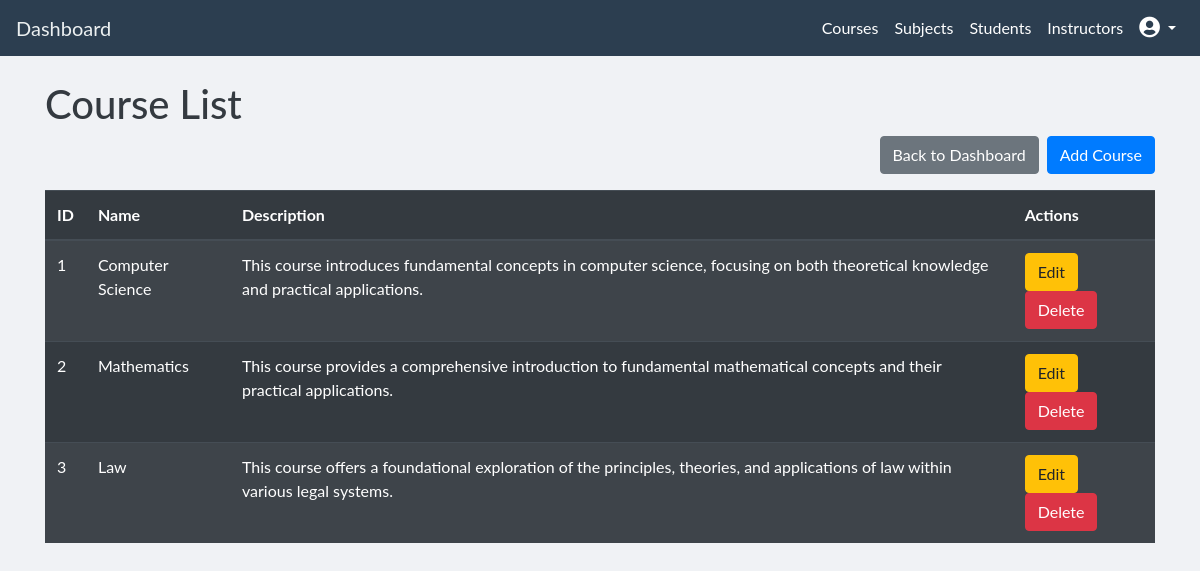
/course_list/ (signed in), run on an earlier commit of the app's database.
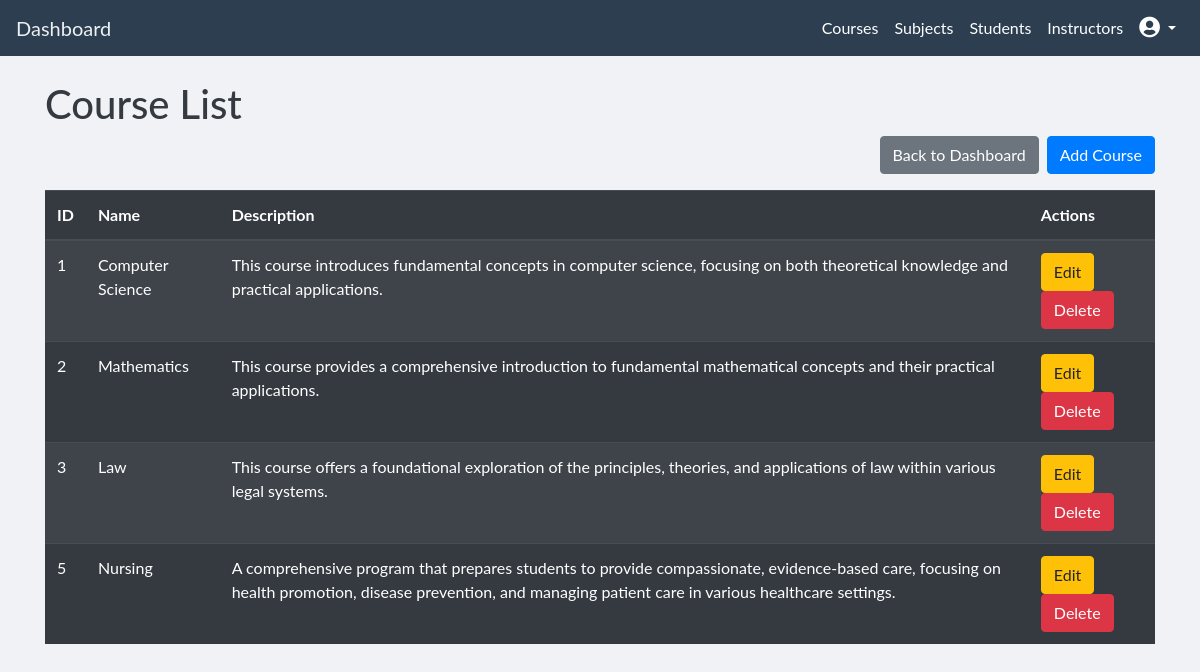
And on a later commit of the database.
### management_app/models.py (models this page shows, shortened)
class Course(models.Model):
    id = models.AutoField(primary_key=True)
    name = models.CharField(max_length=100)
    description = models.TextField()

### management_app/views.py (the view)
# urls.py: path('course_list/', views.course_list, name='course_list'),
@login_required
def course_list(request):
    courses = Course.objects.all()
    return render(request, 'management_app/course_templates/course_list.html', {'courses': courses})

### management_app/templates/management_app/course_templates/course_list.html (shortened to what this page needs)
{% extends 'management_app/course_templates/base.html' %}
{% block content %}
<h1>Course List</h1>
<div class="d-flex">
    <ul class="navbar-nav ml-auto">
        <li class="nav-item">
            <a href="{% url 'management_app:admin_home' %}" class="btn btn-secondary mb-3">Back to Dashboard</a>
        </li>
    </ul>
    <ul class="navbar-nav ml-2">
        <li class="nav-item">
            <a href="{% url 'management_app:course_create' %}" class="btn btn-primary mb-3">Add Course</a>
        </li>
    </ul>
</div>
<table class="table table-striped table-dark">
    <thead>
        <tr>
            <th>ID</th>
            <th>Name</th>
            <th>Description</th>
            <th>Actions</th>
        </tr>
    </thead>
    <tbody>
        {% for course in courses %}
        <tr>
            <td>{{ course.id }}</td>
            <td>{{ course.name }}</td>
            <td>{{ course.description }}</td>
            <td>
                <a href="{% url 'management_app:course_update' course.id %}" class="btn btn-warning">Edit</a>
                <a href="{% url 'management_app:course_delete' course.id %}" class="btn btn-danger">Delete</a>
            </td>
        </tr>
        {% endfor %}
    </tbody>
</table>
{% endblock %}

What changed in the data, as far as the page shows it:
added Course: id "5", name "Nursing", description "A comprehensive program that prepares students to provide compassionate, evidence-based care, focusing on health promotion, disease prevention, and managing patient care in various healthcare settings."
